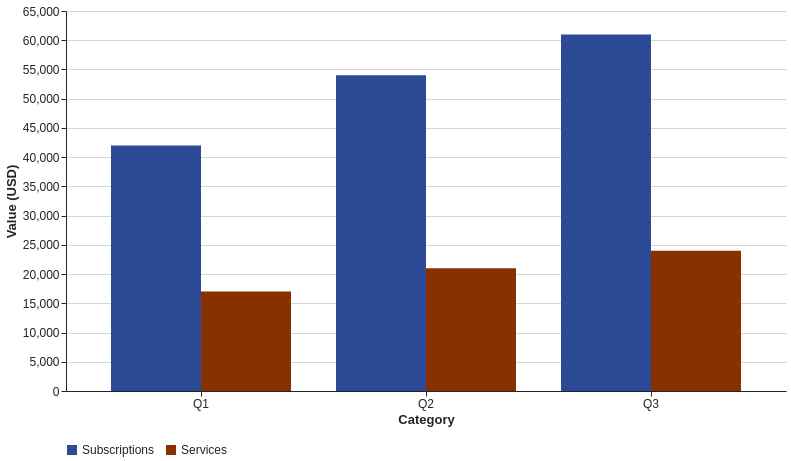

Express this chart as Vega-Lite.
### Vega-Lite specification from a JSON file in a GitHub repository (floating-point values rounded to 4 significant figures)
{"$schema": "https://vega.github.io/schema/vega-lite/v6.json", "description": "Fictional example. Compare the same USD units across periods.", "data": {"values": [{"x": "Q1", "y": 42000, "series": "Subscriptions", "_order": 0}, {"x": "Q2", "y": 54000, "series": "Subscriptions", "_order": 1}, {"x": "Q3", "y": 61000, "series": "Subscriptions", "_order": 2}, {"x": "Q1", "y": 17000, "series": "Services", "_order": 0}, {"x": "Q2", "y": 21000, "series": "Services", "_order": 1}, {"x": "Q3", "y": 24000, "series": "Services", "_order": 2}]}, "width": 720, "height": 380, "background": "#FFFFFF", "mark": {"type": "bar", "filled": true, "aria": true}, "encoding": {"x": {"field": "x", "type": "nominal", "title": "Category", "sort": null}, "y": {"field": "y", "type": "quantitative", "title": "Value (USD)", "scale": {"zero": true}}, "color": {"field": "series", "type": "nominal", "scale": {"domain": ["Subscriptions", "Services"], "range": ["#2c4a96", "#873000"]}, "legend": {"title": null}}, "tooltip": [{"field": "x", "title": "Category"}, {"field": "y", "title": "Value"}, {"field": "series"}], "xOffset": {"field": "series"}}, "config": {"font": "Arial", "view": {"stroke": null}, "axis": {"labelFontSize": 12, "titleFontSize": 13, "labelLimit": 110, "labelAngle": 0, "labelOverlap": true, "labelColor": "#20252C", "titleColor": "#20252C", "domainColor": "#20252C", "tickColor": "#20252C", "gridColor": "#20252C", "gridOpacity": 0.18}, "legend": {"labelFontSize": 12, "labelColor": "#20252C", "titleColor": "#20252C", "orient": "bottom"}}}
